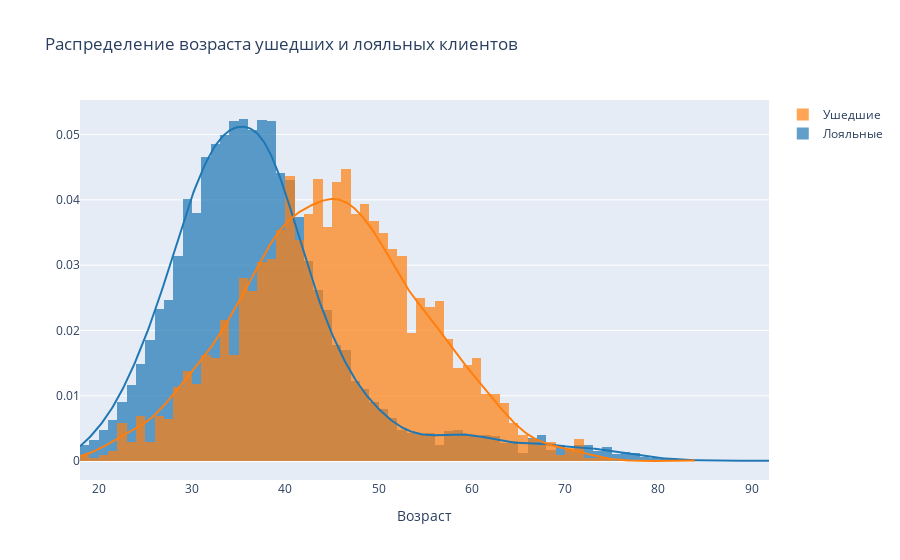

Write notebook code for a chart like this one.
### Markdown cell above
Для того, чтобы более точно определить возрастную категорию клиентов, на которую стоит обратить внимание банку, можно построить дополнительные графики плотности распределения возраста:

### Code cell
hist_data = [churn_data[churn_data["Exited"] == "0"]["Age"], churn_data[churn_data["Exited"] == "1"]["Age"]]
group_labels = ["Лояльные", "Ушедшие"]
fig = ff.create_distplot(hist_data, group_labels, show_hist=True, show_rug=False)
fig.update_layout(title='Распределение возраста ушедших и лояльных клиентов', xaxis_title='Возраст')
fig.show()

display(Image(filename='D:\DS\Skillfactory_jupiter_notebook\PYTHON-13.Vizualization_data\data\9.41.png'))

### Figure 1 — Plotly figure (JSON) as saved in the notebook; plotly's stock layout.template omitted (floating-point values rounded to 4 significant figures; data arrays with more than 128 entries replaced by an {"elided": "..."} marker saying what was removed)
{"data": [{"autobinx": false, "histnorm": "probability density", "legendgroup": "Лояльные", "marker": {"color": "rgb(31, 119, 180)"}, "name": "Лояльные", "opacity": 0.7, "type": "histogram", "x": {"elided": "7963 int values"}, "xaxis": "x", "xbins": {"end": 92, "size": 1, "start": 18}, "yaxis": "y"}, {"autobinx": false, "histnorm": "probability density", "legendgroup": "Ушедшие", "marker": {"color": "rgb(255, 127, 14)"}, "name": "Ушедшие", "opacity": 0.7, "type": "histogram", "x": {"elided": "2037 int values"}, "xaxis": "x", "xbins": {"end": 84, "size": 1, "start": 18}, "yaxis": "y"}, {"legendgroup": "Лояльные", "marker": {"color": "rgb(31, 119, 180)"}, "mode": "lines", "name": "Лояльные", "showlegend": false, "type": "scatter", "x": {"elided": "500 float values"}, "xaxis": "x", "y": {"elided": "500 float values"}, "yaxis": "y"}, {"legendgroup": "Ушедшие", "marker": {"color": "rgb(255, 127, 14)"}, "mode": "lines", "name": "Ушедшие", "showlegend": false, "type": "scatter", "x": {"elided": "500 float values"}, "xaxis": "x", "y": {"elided": "500 float values"}, "yaxis": "y"}], "layout": {"barmode": "overlay", "hovermode": "closest", "legend": {"traceorder": "reversed"}, "title": {"text": "Распределение возраста ушедших и лояльных клиентов"}, "xaxis": {"anchor": "y2", "domain": [0, 1], "title": {"text": "Возраст"}, "zeroline": false}, "yaxis": {"anchor": "free", "domain": [0, 1], "position": 0}}}
